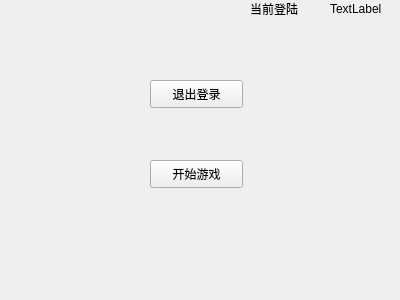
<?xml version="1.0" encoding="UTF-8"?>
<ui version="4.0">
 <class>Succeed</class>
 <widget class="QWidget" name="Succeed">
  <property name="geometry">
   <rect>
    <x>0</x>
    <y>0</y>
    <width>400</width>
    <height>300</height>
   </rect>
  </property>
  <property name="windowTitle">
   <string>Form</string>
  </property>
  <widget class="QPushButton" name="GameStart">
   <property name="geometry">
    <rect>
     <x>150</x>
     <y>160</y>
     <width>93</width>
     <height>28</height>
    </rect>
   </property>
   <property name="text">
    <string>开始游戏</string>
   </property>
  </widget>
  <widget class="QPushButton" name="IDExit">
   <property name="geometry">
    <rect>
     <x>150</x>
     <y>80</y>
     <width>93</width>
     <height>28</height>
    </rect>
   </property>
   <property name="text">
    <string>退出登录</string>
   </property>
  </widget>
  <widget class="QWidget" name="">
   <property name="geometry">
    <rect>
     <x>250</x>
     <y>0</y>
     <width>153</width>
     <height>17</height>
    </rect>
   </property>
   <layout class="QHBoxLayout" name="horizontalLayout">
    <item>
     <widget class="QLabel" name="label">
      <property name="text">
       <string>当前登陆</string>
      </property>
     </widget>
    </item>
    <item>
     <widget class="QLabel" name="CurrentID">
      <property name="text">
       <string>TextLabel</string>
      </property>
     </widget>
    </item>
   </layout>
  </widget>
 </widget>
 <resources/>
 <connections/>
</ui>
